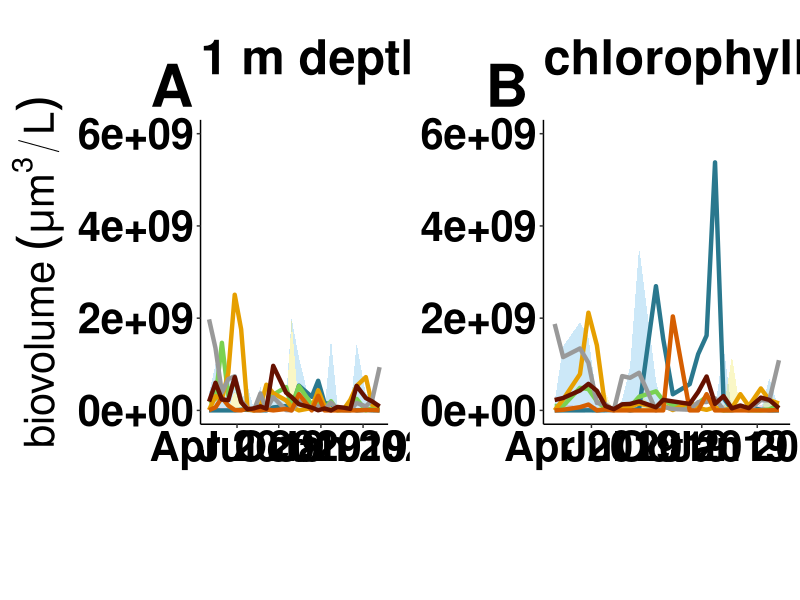

This figure's R source:
## ---- chunk 1
knitr::opts_chunk$set(echo = TRUE)

#loading packages

library(readr)
library(here)
library(ggplot2)
library(reshape2)
library(cowplot)

Sys.setlocale("LC_ALL", "English")

#Import biovolume data

phyto_zoo_bioVolume <- read.csv(here("01_Data","phyto_microzooplankton_biovolume_ROT19.csv"), header = TRUE , sep = ";" , stringsAsFactors = FALSE, na.strings = "#NV")

#note: data frame includes two different depths: surface water (A) and chlorophyll maximum depth (B)

#separating surface water and chlorophyll maximum depth

phytoBio_surface <- phyto_zoo_bioVolume[1:25,2:7]
zooBio_surface <- phyto_zoo_bioVolume[1:25,8:10]


phytoBio_chlorMax <- phyto_zoo_bioVolume[26:49,2:7]
zooBio_chlorMax <- phyto_zoo_bioVolume[26:49,8:10]



#setting dates
dates_surface <- c("2019-01-30", "2019-02-13", "2019-02-27", "2019-03-13" , "2019-03-27", "2019-04-10" ,"2019-04-24" ,"2019-05-08",
            "2019-05-22", "2019-06-04" ,"2019-06-19", "2019-07-17" , "2019-07-29", "2019-08-14",
            "2019-09-11", "2019-09-25", "2019-10-09", "2019-10-23", "2019-11-06", "2019-11-20", 
            "2019-12-04", "2019-12-18",
            "2020-01-07", "2020-01-21", "2020-02-06")

rownames(phytoBio_surface) <- dates_surface
rownames(zooBio_surface) <- dates_surface


phytoBio_surface$date <- as.Date(rownames(phytoBio_surface), "%Y-%m-%d")
zooBio_surface$date <- as.Date(rownames(zooBio_surface), "%Y-%m-%d")


Phyto_surface <- melt(phytoBio_surface, id.vars="date", measure.vars = c("cyanobacteria_um3L",  "green.algae_um3L", "Chrysophyta_um3L",
                                                            "Diatoms_um3L", "Dinoflagellates_um3L", "Cryptophyceae_um3L"))

Zoo_surface  <- melt(zooBio_surface, id.vars="date", measure.vars = c("Ciliata_um3L","Rotifera_um3L", "Gymnodinium_helveticum_um3L"))



dates_chlorMax <- c("2019-01-30", "2019-02-13",  "2019-03-13" , "2019-03-27", "2019-04-10" ,"2019-04-24" ,"2019-05-08",
            "2019-05-22", "2019-06-04" ,"2019-06-19", "2019-07-17" , "2019-07-29", "2019-08-14",
            "2019-09-11", "2019-09-25", "2019-10-09", "2019-10-23", "2019-11-06", "2019-11-20", 
            "2019-12-04", "2019-12-18",
            "2020-01-07", "2020-01-21", "2020-02-06")                              

rownames(phytoBio_chlorMax) <- dates_chlorMax
rownames(zooBio_chlorMax) <- dates_chlorMax

phytoBio_chlorMax$date <- as.Date(rownames(phytoBio_chlorMax), "%Y-%m-%d")
zooBio_chlorMax$date <- as.Date(rownames(zooBio_chlorMax), "%Y-%m-%d")


Phyto_chlorMax <- melt(phytoBio_chlorMax, id.vars="date", measure.vars = c("cyanobacteria_um3L",  "green.algae_um3L", "Chrysophyta_um3L",
                                                            "Diatoms_um3L", "Dinoflagellates_um3L", "Cryptophyceae_um3L"))

Zoo_chlorMax <- melt(zooBio_chlorMax, id.vars="date", measure.vars = c("Ciliata_um3L","Rotifera_um3L", "Gymnodinium_helveticum_um3L"))

## ---- chunk 2

#Fig. 3

##surface water

pbioVol_surface <-ggplot()+
  ggtitle("1 m depth", subtitle= "1 m depth")+
  geom_area(data=Zoo_surface, aes(x = date, y=value, fill= variable), alpha=0.3)+
  geom_line(data=Phyto_surface, aes(x = date, y=value, color= variable),linewidth=1.5)+
  annotate("text",y= 7.05e+09, x= as.Date("2018-11-10"),label="A", size=15, fontface=2, color="black")+
  coord_cartesian(ylim=c(0,6e+09), x=as.Date(c("2019-01-30", "2020-02-06")),clip="off")+
  scale_fill_manual(labels= c(Gymnodinium_helveticum_um3L= expression(italic("Gymnodinium helveticum")), 
                              Ciliata_um3L="Ciliata", Rotifera_um3L= "Rotifera"),
                    values=c(Gymnodinium_helveticum_um3L= "#CC79A7", Ciliata_um3L= "#56B4E9", Rotifera_um3L= "#F0E442"),
                    name= "microzooplankton",
                    breaks= c("Ciliata_um3L", "Gymnodinium_helveticum_um3L", "Rotifera_um3L"))+
  scale_color_manual(labels=c(cyanobacteria_um3L=expression(italic("Cyanophyceae")), 
                              green.algae_um3L= "green algae", 
                              Chrysophyta_um3L= expression(italic("Chrysophyceae")), 
                              Diatoms_um3L= expression(italic("Bacillariophyceae")),  
                              Dinoflagellates_um3L= expression(italic("Dinophyceae")), 
                              Cryptophyceae_um3L= expression(italic("Cryptophyceae"))), 
                     values= c(cyanobacteria_um3L="#2A788EFF", green.algae_um3L="#7AD151FF", Chrysophyta_um3L="#E69F00",
                               Diatoms_um3L= "#999999" , Dinoflagellates_um3L= "#D55E00", Cryptophyceae_um3L= "#661100"),
                     name= "phytoplankton",
                     breaks= c("Diatoms_um3L", "Chrysophyta_um3L","Cryptophyceae_um3L", "cyanobacteria_um3L", 
                               "Dinoflagellates_um3L", "green.algae_um3L"))+
  ylab(expression("biovolume"~(mu*m^{3}/L))) + xlab(NULL)+ 
  theme(axis.line = element_line(colour = "black"),
        panel.background = element_blank(),
        panel.border = element_blank(),
        axis.text.x = element_text(face='bold', color="black", size=30),
        axis.text.y = element_text(face='bold', color='black', size=30),
        legend.position= "none",
        plot.title = element_text(color="black", face='bold', size=35),
        plot.subtitle = element_text(color="white", size=15),
        strip.placement = "outside",
        strip.background = element_blank(),
        axis.title.y = element_text(color='black', size = 30),
        plot.margin = unit(c(1,0.55,0.25,0.3), "cm"))

plegend <- get_legend(pbioVol_surface+ theme(legend.title = element_text(size=30, face= "bold"),
                             legend.position= "bottom",
                             legend.background=element_blank(),
                             legend.key=element_rect(fill="white"),
                             legend.box.background= element_rect(fill= "white", color="black"),
                             legend.text=element_text(size=30))+
                             guides(colour = guide_legend(title.position="top", override.aes = list(linewidth=5), nrow=2),
                                    linetype = guide_legend(override.aes = list(size = 4)),
                                    fill=guide_legend(title.position="top")))

##chlorophyll maximum depth

pbioVol_chlorMax <- ggplot()+
  ggtitle("chlorophyll maximum depth", subtitle= "chlorophyll maximum depth")+
  geom_area(data=zooBio_chlorMax, aes(x = date, y=Gymnodinium_helveticum_um3L), fill="#CC79A7" , alpha=0.3)+
  geom_area(data=zooBio_chlorMax, aes(x = date, y=Ciliata_um3L), fill="#56B4E9" , alpha=0.3)+
  geom_area(data=zooBio_chlorMax, aes(x = date, y=Rotifera_um3L), fill="#F0E442" , alpha=0.3)+  
  geom_line(data=phytoBio_chlorMax, aes(x = date, y=cyanobacteria_um3L),color="#2A788EFF", linewidth=1.5)+
  geom_line(data=phytoBio_chlorMax, aes(x = date, y=green.algae_um3L),color="#7AD151FF", linewidth=1.5)+
  geom_line(data=phytoBio_chlorMax, aes(x = date, y=Chrysophyta_um3L),color="#E69F00", linewidth=1.5)+
  geom_line(data=phytoBio_chlorMax, aes(x = date, y=Diatoms_um3L),color="#999999", linewidth=1.5)+
  geom_line(data=phytoBio_chlorMax, aes(x = date, y=Dinoflagellates_um3L),color="#D55E00", linewidth=1.5)+
  geom_line(data=phytoBio_chlorMax, aes(x = date, y=Cryptophyceae_um3L),color="#661100", linewidth=1.5)+
  annotate("text",y= 7.05e+09, x= as.Date("2018-11-12"),label="B", size=15, fontface=2, color="black")+
  coord_cartesian(ylim=c(0,6e+09), x=as.Date(c("2019-01-30", "2020-02-06")),clip="off")+
  ylab(NULL) + xlab(NULL)+ 
  theme(axis.line = element_line(colour = "black"),
        panel.background = element_blank(),
        axis.text.x = element_text(face='bold', color='black', size=30),
        axis.text.y = element_text(face='bold', color='black', size=30),
        legend.position= "none",
        plot.title = element_text(color="black", face='bold', size=35),
        plot.subtitle = element_text(color="white", size=15),
        strip.placement = "outside",
        strip.background = element_blank(),
        axis.title.y = element_text(color='black', size = 30),
        plot.margin = unit(c(1,0.25,0.25,0.25), "cm"))+
  guides(fill = guide_legend(title.position="top"))

pbioVol <- plot_grid(pbioVol_surface, pbioVol_chlorMax, ncol=2, rel_widths =c(1.05,1), align="h", axis="lr") 

Fig3 <- plot_grid(pbioVol, plegend, ncol=1, rel_heights=c(1,0.25)) 

## ---- chunk 3

Fig3 <- plot_grid(pbioVol, plegend, ncol=1, rel_heights=c(1,0.25)) 

plot(Fig3)


